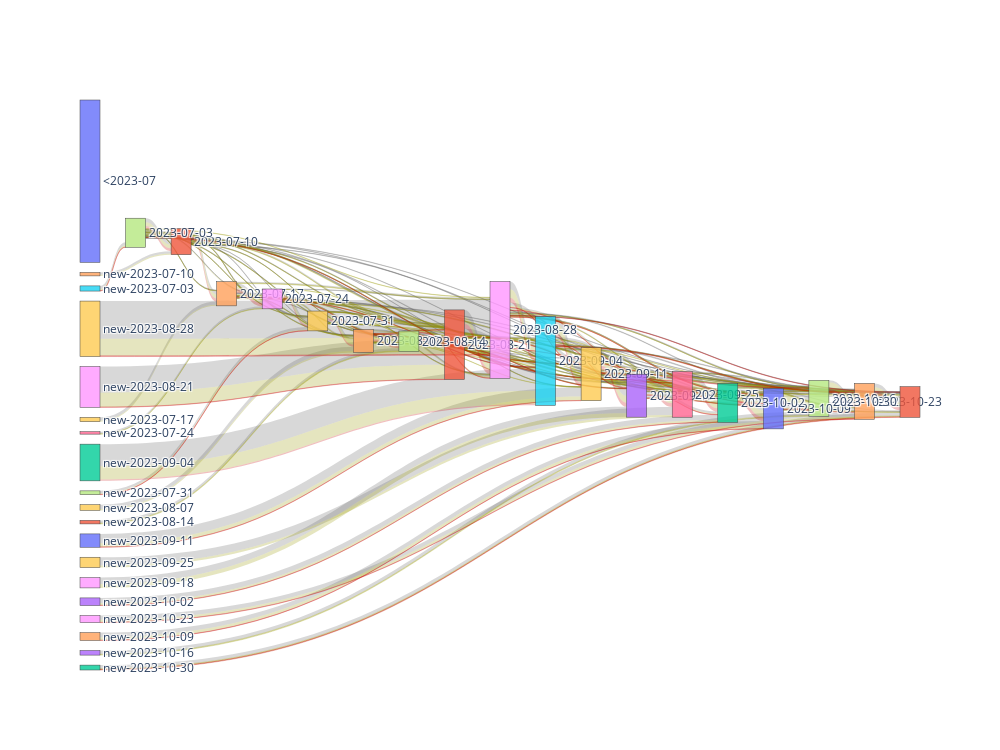

Notebook code for this chart:
### Code cell
"""
ids = ['new', 'w1', 'w2']
steps = [
	# Source / Target / Value / Label / color
	('new', 'w1', .1, '>100', 'rgba(200,0,0,0.25)'),
	('w1', 'w2', .6, '>100', 'rgba(200,0,0,0.25)'),
	('new', 'w2', .1, '>100', 'rgba(200,0,0,0.25)'),
	('new', 'w1', .2, '10-100', 'rgba(150,150,0,0.25)'),
	('w1', 'w2', .8, '10-100', 'rgba(150,150,0,0.25)'),
	('new', 'w2', .2, '10-100', 'rgba(150,150,0,0.25)'),
	('new', 'w1', .1, '<10', 'rgba(100,100,100,0.25)'),
	('w1', 'w2', .2, '<10', 'rgba(100,100,100,0.25)'),
	('new', 'w2', .1, '<10', 'rgba(100,100,100,0.25)')
]
"""
OLD='2023-07'
ids = ['<'+OLD]

cmps:dict[str,dict[str,int]] = dict() # [user][date] = nbCmps
def extractCmps(line: ComparisonLine):
	cmps.setdefault(line.user, dict()).setdefault(line.date, 0)
	cmps[line.user][line.date] += 1
COMPARISONS[LAST].foreach(extractCmps)

categories = [('<=10', 'rgba(100,100,100,0.25)'),('10-100', 'rgba(150,150,0,0.25)'), ('>=100', 'rgba(200,0,0,0.25)')]
extracted_data: dict[str,dict[str,list[int]]] = dict() # data[Source][Target] = [<10, 10-100, >100]
for u in cmps:
	prev = None
	for d in sorted(cmps[u]):
		if not d in ids:
			ids.append(d)
		if prev is None:
			prev = 'new-' + d
			if not prev in ids:
				ids.append(prev)
		elif prev < OLD:
			prev = '<' + OLD
		
		if d > OLD:
			nb = cmps[u][d]
			
			cat = 0
			if nb <= 10:
				pass
			elif nb < 100:
				cat = 1
			else:
				cat = 2

			extracted_data.setdefault(prev, dict()).setdefault(d, [0,0,0])[cat] += 1
		prev = d

steps = [] # (Source, Target, Value, Label, color)
for source in extracted_data:
	for dest in extracted_data[source]:
		for (cat,count) in enumerate(extracted_data[source][dest]):
			steps.append((source, dest, count, categories[cat][0], 'rgba(127,127,127,0)' if source == '<' + OLD else categories[cat][1]))

steps.sort(key=lambda s:(s[4], s[0], s[1]))

fig = go.Figure(go.Sankey(
	node = dict(
		label=ids,
		pad=10
		# groups=[[0],[1],list(range(2,len(ids)))]
	),
	link = dict(
		source = [ids.index(s[0]) for s in steps],
		target = [ids.index(s[1]) for s in steps],
		value = [s[2] for s in steps],
		label = [s[3] for s in steps],
		color = [s[4] for s in steps],
		# arrowlen=10
	)
))
fig.update_layout(
	autosize=False,
	width=1000,
	height=750
)

### Figure 1 — Plotly figure (JSON) as saved in the notebook; plotly's stock layout.template omitted (floating-point values rounded to 4 significant figures; data arrays with more than 128 entries replaced by an {"elided": "..."} marker saying what was removed)
{"data": [{"link": {"color": {"elided": "462 str values"}, "label": {"elided": "462 str values"}, "source": {"elided": "462 int values"}, "target": {"elided": "462 int values"}, "value": {"elided": "462 int values"}}, "node": {"label": {"elided": "249 str values"}, "pad": 10}, "type": "sankey"}], "layout": {"autosize": false, "height": 750, "width": 1000}}
